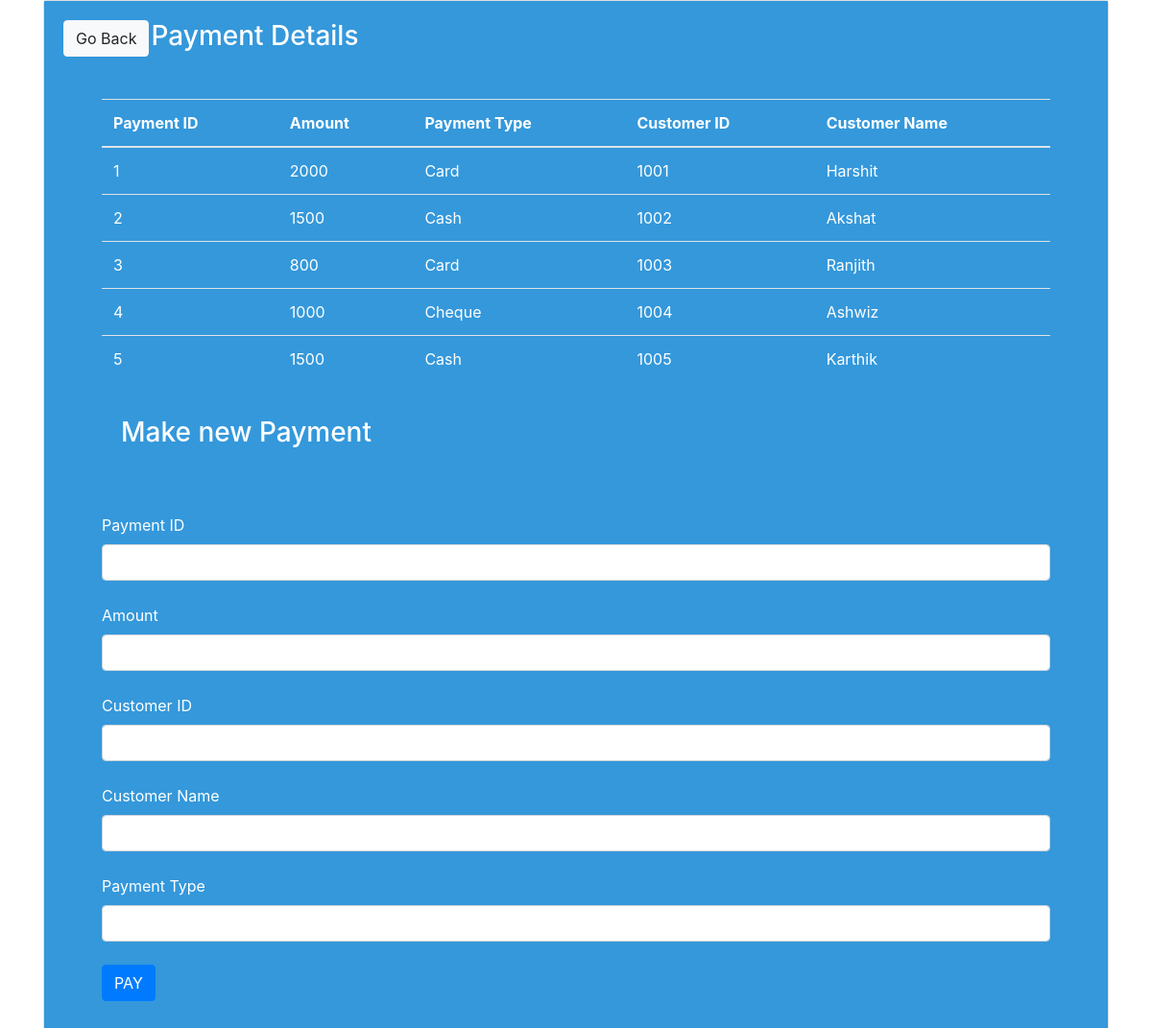
The app's page /payment.php with its own data.
### tables this page shows
CREATE TABLE `payment` (
  `Payment_id` int(10) NOT NULL,
  `Amount` int(20) NOT NULL,
  `customer_id` varchar(20) NOT NULL,
  `payment_type` varchar(20) NOT NULL,
  `customer_name` varchar(20) DEFAULT NULL
);

### func.php (the view, shortened to what this page needs)
<?php
$con=mysqli_connect("localhost","root","","gymman");
function get_payment(){
    global $con;
    $query="select * from Payment";
    $result=mysqli_query($con,$query);
    while($row=mysqli_fetch_array($result)){
        $Payment_id=$row ['Payment_id'];
        $Amount=$row['Amount'];
        $payment_type=$row['payment_type'];
        $customer_id=$row['customer_id'];
        $customer_name=$row['customer_name'];
        echo"<tr>
        <td>$Payment_id</td>
        <td>$Amount</td>
        <td>$payment_type</td>
        <td>$customer_id</td>
        <td>$customer_name</td>
            </tr>";
    }
}
?>

### records on screen
payment: Payment_id "1", Amount "2000", payment_type "Card", customer "1001", customer_name "Harshit"
payment: Payment_id "2", Amount "1500", payment_type "Cash", customer "1002", customer_name "Akshat"
payment: Payment_id "3", Amount "800", payment_type "Card", customer "1003", customer_name "Ranjith"
payment: Payment_id "4", Amount "1000", payment_type "Cheque", customer "1004", customer_name "Ashwiz"
payment: Payment_id "5", Amount "1500", payment_type "Cash", customer "1005", customer_name "Karthik"
